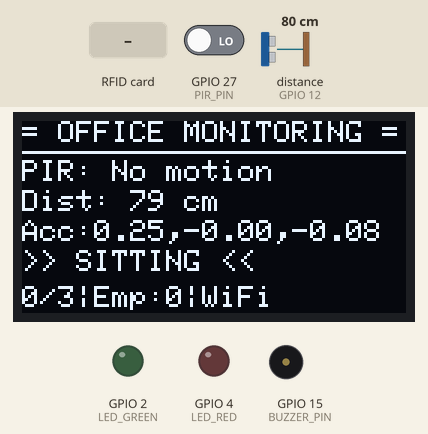
Simulated run of this sketch. Board: ESP32. Parts: 128×64 one-colour display, output pins drawn as LEDs (lit = HIGH), buzzer (waves = sounding). Wiring (from diagram.json): ultrasonic range finder: trigger GPIO 13; echo GPIO 12. The inputs (shaded band) are chosen by the test bench; at power-on: GPIO 27 (PIR_PIN) LOW, distance to the obstacle (sensor on GPIO 12) 80 cm. The echo pulse lasts 58.3 µs per cm; WiFi joins after 1.5 s; servers stay silent unless stated; uploads are accepted with an empty reply; random numbers use the default seed unless the sketch sets one; pins used as bus, display or sensor lines are not drawn; what the sketch prints to the serial monitor is not drawn.

Above: at 7.3 s.
7.4 s: GPIO 27 (PIR_PIN) driven HIGH
At 8.9 s:
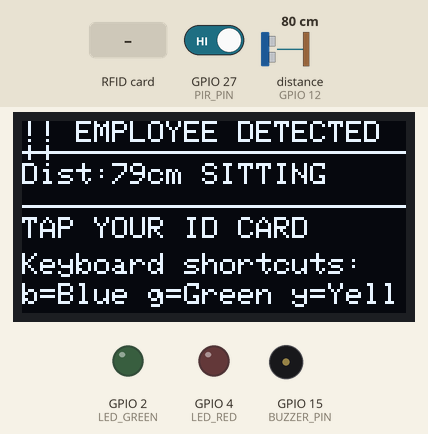
9.7 s: RFID card 5E 7A 19 C4 held to the reader
At 10.9 s:
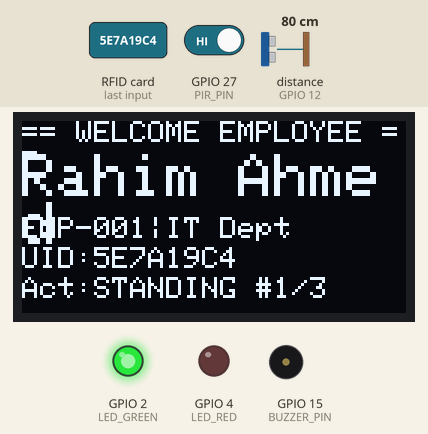
11.5 s: RFID card 5E 7A 19 C4 held to the reader
At 14.5 s:
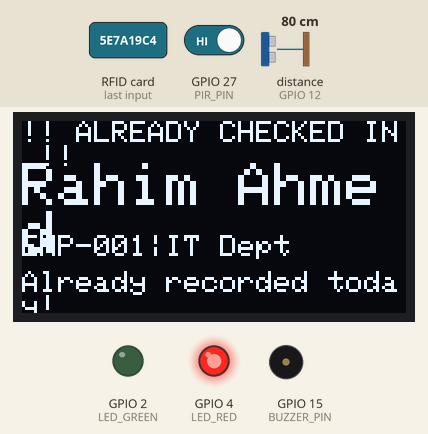
14.6 s: GPIO 27 (PIR_PIN) driven LOW
At 17.6 s:
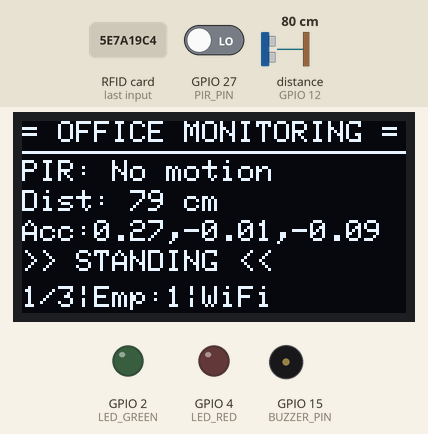
17.7 s: GPIO 27 (PIR_PIN) driven HIGH
At 18.7 s:
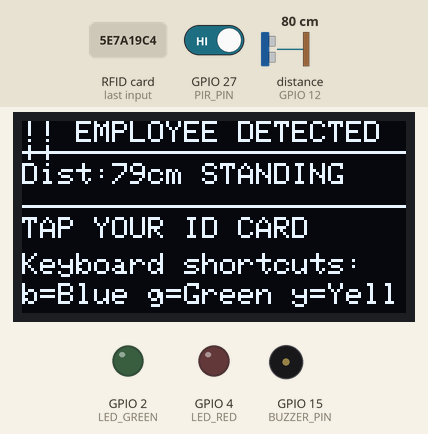
Timing chart, 0 to 20.7 s (numbered marks = the images above; inputs shaded):
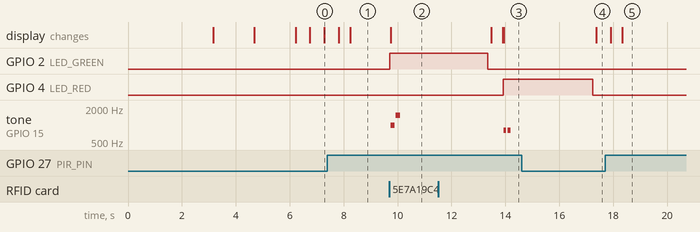

Measured:
- after the input at 9.7 s, GPIO 2 (LED_GREEN): LOW → HIGH at once; tone on GPIO 15 (BUZZER_PIN): silent → 1000 Hz at once, → silent 0.15 s later, → 1500 Hz 0.05 s later, → silent 0.15 s later; the display: changes at once (image 2)
- after the input at 11.5 s, GPIO 4 (LED_RED): LOW → HIGH after 2.4 s; tone on GPIO 15 (BUZZER_PIN): alternates 800 Hz for 0.10 s and silent for 0.05 s, 4 changes in all, then stays silent, starting after 2.4 s

The sketch:

sketch.ino
```cpp
#include <WiFi.h>
#include <HTTPClient.h>
#include <Wire.h>
#include <SPI.h>
#include <MFRC522.h>
#include <Adafruit_GFX.h>
#include <Adafruit_SSD1306.h>

#define PIR_PIN    27
#define TRIG_PIN   13
#define ECHO_PIN   12
#define LED_GREEN  2
#define LED_RED    4
#define BUZZER_PIN 15
#define RFID_SS    5
#define RFID_RST   0

#define SCREEN_W 128
#define SCREEN_H 64
Adafruit_SSD1306 display(SCREEN_W, SCREEN_H, &Wire, -1);
MFRC522 rfid(RFID_SS, RFID_RST);

const char* FIREBASE_URL = "https://smart-attendance-and-activity-default-rtdb.asia-southeast1.firebasedatabase.app/";

// ===== EMPLOYEE DATABASE =====
// Blue card(b)=Rahim, Green(g)=Fatima, Yellow(y)=Karim, Red(r)=Unknown
struct Employee {
  const char* uid;
  const char* name;
  const char* id;
  const char* dept;
  bool attended;
};

Employee employees[] = {
  {"", "Rahim Ahmed",   "EMP-001", "IT Dept",  false},
  {"", "Fatima Khan",   "EMP-002", "HR Dept",  false},
  {"", "Karim Hossain", "EMP-003", "Finance",  false},
};
int NUM_EMP = 3;
int regCount = 0;
int attCount = 0;
bool waitCard = false;
unsigned long mTime = 0;

// ===== AUTO ACTIVITY (UCI HAR 6 classes) =====
const char* acts[] = {"WALKING","WALK_UP","WALK_DOWN","SITTING","STANDING","LAYING"};
float accD[][3] = {{0.28,-0.02,-0.07},{0.26,-0.03,-0.12},{0.31,-0.02,-0.05},{0.27,-0.01,-0.10},{0.28,-0.02,-0.09},{0.28,-0.03,-0.02}};
int curAct = 0;
unsigned long lastAct = 0;

const char* getAct() {
  if (millis()-lastAct > random(2000,6000)) { curAct=random(0,6); lastAct=millis(); }
  return acts[curAct];
}
void getAcc(float &x,float &y,float &z) {
  x=accD[curAct][0]+random(-50,50)/1000.0;
  y=accD[curAct][1]+random(-50,50)/1000.0;
  z=accD[curAct][2]+random(-50,50)/1000.0;
}

float getDist() {
  digitalWrite(TRIG_PIN,LOW); delayMicroseconds(2);
  digitalWrite(TRIG_PIN,HIGH); delayMicroseconds(10);
  digitalWrite(TRIG_PIN,LOW);
  return pulseIn(ECHO_PIN,HIGH,30000)*0.034/2.0;
}

String getUID() {
  String u="";
  for(byte i=0;i<rfid.uid.size;i++){
    if(rfid.uid.uidByte[i]<0x10) u+="0";
    u+=String(rfid.uid.uidByte[i],HEX);
  }
  u.toUpperCase();
  return u;
}

int findEmp(String u) {
  for(int i=0;i<NUM_EMP;i++) if(String(employees[i].uid)==u) return i;
  return -1;
}

int autoReg(String u) {
  if(regCount>=NUM_EMP) return -1;
  employees[regCount].uid=strdup(u.c_str());
  Serial.print("  Registered: "); Serial.print(u);
  Serial.print(" -> "); Serial.println(employees[regCount].name);
  regCount++;
  return regCount-1;
}

// ===== FIREBASE =====
void sendFB(Employee* e,float d,const char* a) {
  if(WiFi.status()!=WL_CONNECTED) return;
  HTTPClient h;
  String url=String(FIREBASE_URL)+"/attendance/"+String(e->id)+".json";
  float ax,ay,az; getAcc(ax,ay,az);
  String j="{\"name\":\""+String(e->name)+"\",\"employee_id\":\""+String(e->id)+"\",\"department\":\""+String(e->dept)+"\",\"rfid_uid\":\""+String(e->uid)+"\",\"status\":\"present\",\"distance_cm\":"+String((int)d)+",\"activity\":\""+String(a)+"\",\"accel_x\":"+String(ax,3)+",\"accel_y\":"+String(ay,3)+",\"accel_z\":"+String(az,3)+",\"attendance\":"+String(attCount)+"}";
  h.begin(url); h.addHeader("Content-Type","application/json");
  int c=h.PUT(j);
  Serial.println(c==200?"  Firebase: SAVED!":"  Firebase: Error");
  h.end();
}

void alertFB(String u,float d,const char* a) {
  if(WiFi.status()!=WL_CONNECTED) return;
  HTTPClient h;
  String url=String(FIREBASE_URL)+"/alerts/latest.json";
  String j="{\"type\":\"UNAUTHORIZED\",\"uid\":\""+u+"\",\"dist\":"+String((int)d)+",\"act\":\""+String(a)+"\",\"msg\":\"Unknown card!\"}";
  h.begin(url); h.addHeader("Content-Type","application/json"); h.PUT(j); h.end();
}

// ===== DISPLAYS =====
void showLive() {
  float d=getDist(); int p=digitalRead(PIR_PIN);
  const char* a=getAct(); float ax,ay,az; getAcc(ax,ay,az);
  display.clearDisplay();
  display.setTextSize(1); display.setTextColor(WHITE);
  display.setCursor(0,0);  display.println("= OFFICE MONITORING =");
  display.drawLine(0,10,128,10,WHITE);
  display.setCursor(0,13); display.print("PIR: "); display.println(p?"MOTION!":"No motion");
  display.setCursor(0,23); display.print("Dist: "); display.print((int)d); display.println(" cm");
  display.setCursor(0,33); display.print("Acc:"); display.print(ax,2); display.print(","); display.print(ay,2); display.print(","); display.println(az,2);
  display.setCursor(0,43); display.print(">> "); display.print(a); display.println(" <<");
  display.setCursor(0,55); display.print(attCount); display.print("/3|Emp:"); display.print(regCount); display.print("|WiFi");
  display.display();
}

void showTap() {
  float d=getDist(); const char* a=getAct();
  display.clearDisplay();
  display.setTextSize(1); display.setTextColor(WHITE);
  display.setCursor(0,0); display.println("!! EMPLOYEE DETECTED !!");
  display.drawLine(0,10,128,10,WHITE);
  display.setCursor(0,14); display.print("Dist:"); display.print((int)d); display.print("cm "); display.println(a);
  display.drawLine(0,28,128,28,WHITE);
  display.setTextSize(1);
  display.setCursor(0,32); display.println("TAP YOUR ID CARD");
  display.setCursor(0,44); display.println("Keyboard shortcuts:");
  display.setCursor(0,54); display.println("b=Blue g=Green y=Yellow");
  display.display();
}

void showWelcome(Employee* e,float d,const char* a) {
  display.clearDisplay();
  display.setTextSize(1); display.setTextColor(WHITE);
  display.setCursor(0,0); display.println("== WELCOME EMPLOYEE ==");
  display.setTextSize(2);
  display.setCursor(0,11); display.println(e->name);
  display.setTextSize(1);
  display.setCursor(0,32); display.print(e->id); display.print("|"); display.println(e->dept);
  display.setCursor(0,42); display.print("UID:"); display.println(e->uid);
  display.setCursor(0,52); display.print("Act:"); display.print(a); display.print(" #"); display.print(attCount); display.print("/3");
  display.display();
}

void showAlready(Employee* e) {
  display.clearDisplay();
  display.setTextSize(1); display.setTextColor(WHITE);
  display.setCursor(0,0); display.println("!! ALREADY CHECKED IN !!");
  display.setTextSize(2);
  display.setCursor(0,14); display.println(e->name);
  display.setTextSize(1);
  display.setCursor(0,38); display.print(e->id); display.print("|"); display.println(e->dept);
  display.setCursor(0,50); display.println("Already recorded today!");
  display.display();
}

void showDenied(String u) {
  display.clearDisplay();
  display.setTextSize(2); display.setTextColor(WHITE);
  display.setCursor(10,3); display.println("ACCESS");
  display.setCursor(10,23); display.println("DENIED!");
  display.setTextSize(1);
  display.setCursor(0,45); display.print("UID:"); display.println(u);
  display.setCursor(0,55); display.println("Not registered! ALERT!");
  display.display();
}

void bOK(){tone(BUZZER_PIN,1000,150);delay(200);tone(BUZZER_PIN,1500,150);delay(200);noTone(BUZZER_PIN);}
void bDup(){tone(BUZZER_PIN,800,100);delay(150);tone(BUZZER_PIN,800,100);delay(150);noTone(BUZZER_PIN);}
void bNo(){tone(BUZZER_PIN,300,400);delay(500);noTone(BUZZER_PIN);}

// ===== SETUP =====
void setup() {
  Serial.begin(115200);
  randomSeed(analogRead(0));
  Serial.println("\n========================================");
  Serial.println("  EMPLOYEE ATTENDANCE & ACTIVITY");
  Serial.println("  TRACKING SYSTEM (RFID)");
  Serial.println("========================================");
  Serial.println("  HOW TO TAP CARDS:");
  Serial.println("    Press 'b' = Blue card (Rahim)");
  Serial.println("    Press 'g' = Green card (Fatima)");
  Serial.println("    Press 'y' = Yellow card (Karim)");
  Serial.println("    Press 'r' = Red card (UNKNOWN!)");
  Serial.println("    Press 't' = Quick tap");
  Serial.println("========================================\n");

  pinMode(PIR_PIN,INPUT);
  pinMode(TRIG_PIN,OUTPUT); pinMode(ECHO_PIN,INPUT);
  pinMode(LED_GREEN,OUTPUT); pinMode(LED_RED,OUTPUT);
  pinMode(BUZZER_PIN,OUTPUT);

  display.begin(SSD1306_SWITCHCAPVCC, 0x3C);
  display.clearDisplay();
  display.setTextSize(1); display.setTextColor(WHITE);
  display.setCursor(5,3);  display.println("EMPLOYEE ATTENDANCE");
  display.setCursor(5,15); display.println("& Activity Tracking");
  display.drawLine(0,25,128,25,WHITE);
  display.setCursor(5,29); display.println("RFID Authentication");
  display.setCursor(5,41); display.println("b=Rahim g=Fatima");
  display.setCursor(5,51); display.println("y=Karim r=Unknown");
  display.display();
  delay(3000);

  SPI.begin();
  rfid.PCD_Init();
  Serial.println("RFID: Ready");

  display.clearDisplay();
  display.setCursor(5,15); display.println("Connecting WiFi...");
  display.display();
  WiFi.begin("Wokwi-GUEST","");
  while(WiFi.status()!=WL_CONNECTED) delay(500);
  Serial.println("WiFi: Connected!\n");

  display.setCursor(5,30); display.println("WiFi: Connected!");
  display.setCursor(5,45); display.println("System Ready!");
  display.display();
  delay(1500);
}

// ===== MAIN LOOP =====
void loop() {
  int motion=digitalRead(PIR_PIN);

  if(!waitCard) { showLive(); delay(400); }

  if(motion==HIGH && !waitCard) {
    showTap();
    waitCard=true;
    mTime=millis();
    Serial.println("----------------------------------");
    Serial.println("Employee detected!");
    Serial.println("Press b/g/y/r on keyboard to tap card");
  }

  if(waitCard) {
    if(millis()-mTime>15000) { waitCard=false; return; }

    if(!rfid.PICC_IsNewCardPresent()) return;
    if(!rfid.PICC_ReadCardSerial()) return;

    String uid=getUID();
    float dist=getDist();
    const char* act=getAct();

    Serial.print("Card tapped! UID: "); Serial.println(uid);

    int idx=findEmp(uid);
    if(idx==-1) idx=autoReg(uid);

    if(idx>=0) {
      if(employees[idx].attended) {
        Serial.print(employees[idx].name); Serial.println(" -> ALREADY!");
        digitalWrite(LED_RED,HIGH);
        showAlready(&employees[idx]);
        bDup();
        delay(3000);
        digitalWrite(LED_RED,LOW);
      } else {
        attCount++;
        employees[idx].attended=true;
        Serial.print("CHECK IN: "); Serial.print(employees[idx].name);
        Serial.print(" ("); Serial.print(employees[idx].dept);
        Serial.print(") Act:"); Serial.println(act);
        digitalWrite(LED_GREEN,HIGH);
        showWelcome(&employees[idx],dist,act);
        bOK();
        sendFB(&employees[idx],dist,act);
        delay(3000);
        digitalWrite(LED_GREEN,LOW);
      }
    } else {
      Serial.print("REJECTED! UID: "); Serial.println(uid);
      digitalWrite(LED_RED,HIGH);
      showDenied(uid);
      bNo();
      alertFB(uid,dist,act);
      delay(3000);
      digitalWrite(LED_RED,LOW);
    }

    rfid.PICC_HaltA();
    rfid.PCD_StopCrypto1();
    waitCard=false;
    Serial.println("----------------------------------\n");
  }
  delay(100);
}
```
